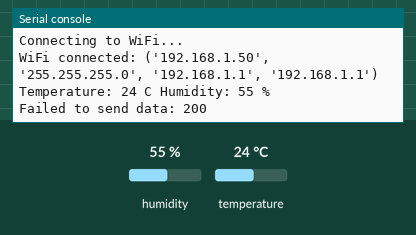
Bench run of a program on a simulated Raspberry Pi Pico running MicroPython. On the bench: the last lines printed to the serial console. The inputs (shaded band) are chosen by the test bench; at power-on: humidity 55 %, temperature 24 °C. WiFi joins after 1.5 s; web requests get an empty 200 reply after 0.4 s.

Above: at 3.2 s.
3.3 s: humidity set to 22 %
At 7.7 s:
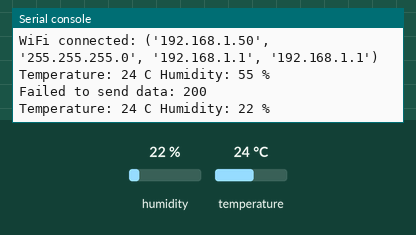
9.4 s: temperature set to 12 °C
At 14.2 s:
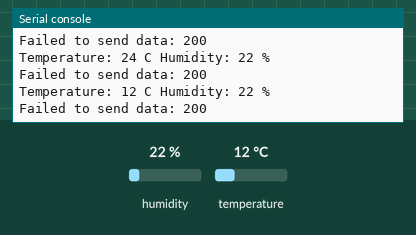
15.5 s: humidity set to 40 %
At 19.1 s:
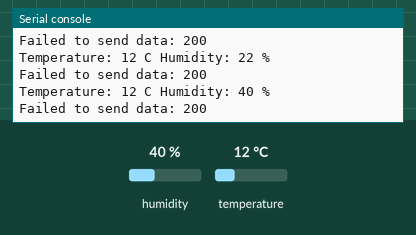
Timing chart, 0 to 20.6 s (numbered marks = the images above; inputs shaded):
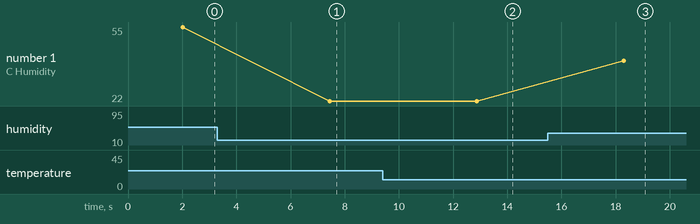

Measured:
- after the input at 3.3 s, the serial console: prints a new line after 4.1 s (image 1)
- after the input at 9.4 s, the serial console: prints a new line after 3.5 s (image 2)
- after the input at 15.5 s, the serial console: prints a new line after 2.8 s (image 3)
- plotted number 1: 55 → 22 after the input at 3.3 s, 22 → 40 after the input at 15.5 s

The program:

dht_mdb.py
```python
import network
import time
import urequests
import dht
from machine import Pin

ssid = ' ' #Put your WIFI SSID here
password = ' '#Put your WIFI Passowrd here

sensor = dht.DHT11(Pin(2))

def connect_wifi():
    wlan = network.WLAN(network.STA_IF)
    wlan.active(True)
    if not wlan.isconnected():
        print('Connecting to WiFi...')
        wlan.connect(ssid, password)
        while not wlan.isconnected():
            time.sleep(1)
    print('WiFi connected:', wlan.ifconfig())

# Send data to Flask API
def send_data_to_api(temperature, humidity):
    url = 'http://192.168.100.11:5000/api/dht' # IP Address of the machine runninig the server code
    headers = {'Content-Type': 'application/json'}
    payload = {'temperature': temperature, 'humidity': humidity}
    response = urequests.post(url, json=payload, headers=headers)

    if response.status_code == 201:
        print('Data successfully sent:', response.json())
    else:
        print('Failed to send data:', response.status_code, response.text)

def main():
    connect_wifi()
    while True:
        try:
            sensor.measure()
            temperature = sensor.temperature()
            humidity = sensor.humidity()

            print('Temperature:', temperature, 'C', 'Humidity:', humidity, '%')

            send_data_to_api(temperature, humidity)

            time.sleep(5)
        except OSError as os_err:
            print(f"Error: {os_err}")

main()
```
